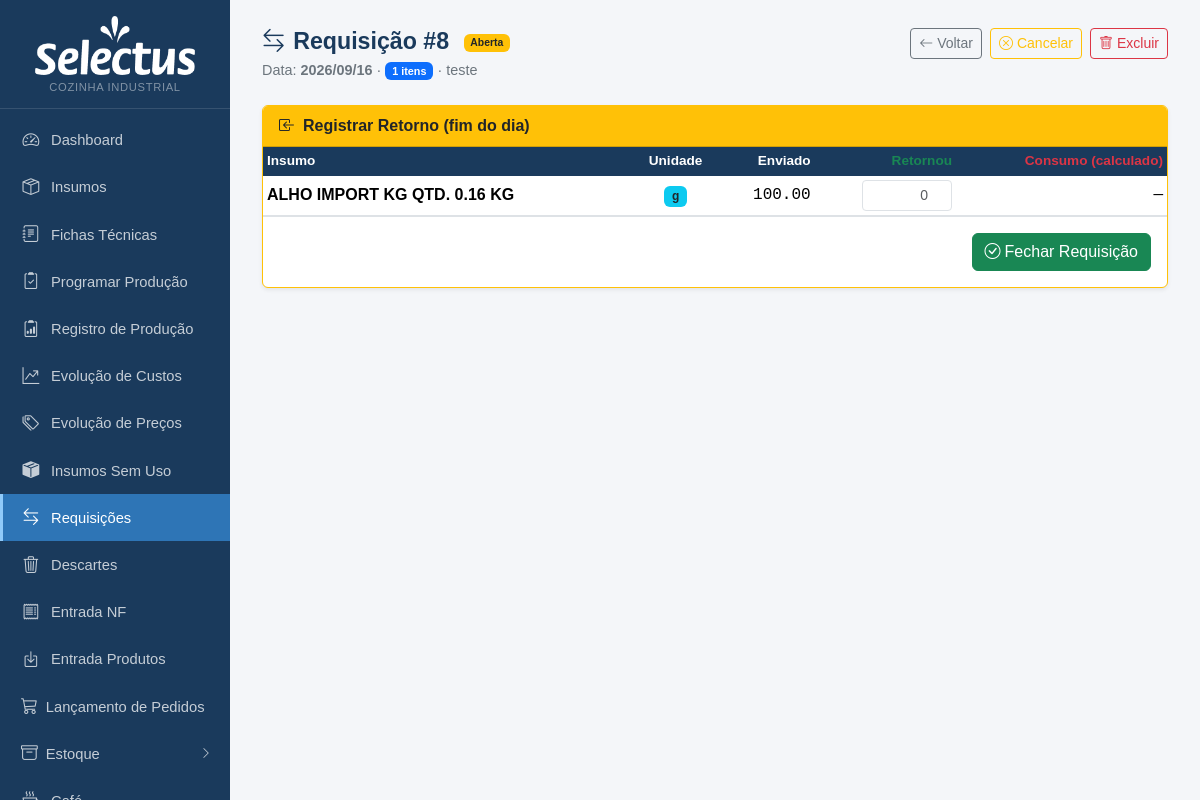
Page /requisicoes/8 on the committed database.
### tables this page shows
CREATE TABLE requisicoes (
            id INTEGER PRIMARY KEY AUTOINCREMENT,
            data TEXT NOT NULL,
            status TEXT NOT NULL DEFAULT 'aberto',
            observacao TEXT,
            criado_em TEXT DEFAULT CURRENT_TIMESTAMP,
            fechado_em TEXT
        , nf_origem_id INTEGER REFERENCES nf_entradas(id));

CREATE TABLE requisicao_itens (
            id INTEGER PRIMARY KEY AUTOINCREMENT,
            requisicao_id INTEGER NOT NULL,
            insumo_id INTEGER NOT NULL,
            qtd_enviada REAL NOT NULL,
            qtd_retornada REAL,
            FOREIGN KEY (requisicao_id) REFERENCES requisicoes(id) ON DELETE CASCADE,
            FOREIGN KEY (insumo_id) REFERENCES insumos(id)
        );

CREATE TABLE insumos (
            id INTEGER PRIMARY KEY AUTOINCREMENT,
            nome TEXT NOT NULL,
            unidade_compra TEXT NOT NULL,
            preco_compra REAL,
            unidade_uso TEXT NOT NULL,
            fator_conversao REAL NOT NULL DEFAULT 1
        , qtd_por_embalagem REAL, unid_embalagem TEXT, produto_vinculado_id INTEGER, estoque_atual REAL DEFAULT 0, estoque_minimo REAL DEFAULT 0, status_revisao_custo TEXT DEFAULT 'nao_revisado', data_revisao_custo TEXT, fornecedor TEXT, aproveitamento REAL NOT NULL DEFAULT 100, status_revisao_nome TEXT DEFAULT 'nao_revisado', observacao TEXT, estoque_central REAL DEFAULT 0, status_revisao_fp TEXT DEFAULT "nao_revisado", categoria TEXT, ep_fornecedor_id INTEGER REFERENCES ep_fornecedores(id), cat1 TEXT);

### app.py (the view)
@app.route('/requisicoes/<int:id>')
def requisicao_ver(id):
    db = get_db()
    req = db.execute('SELECT * FROM requisicoes WHERE id=?', (id,)).fetchone()
    if not req:
        flash('Requisição não encontrada.', 'danger')
        db.close()
        return redirect(url_for('requisicoes_lista'))
    itens = db.execute('''
        SELECT ri.id, ri.qtd_enviada, ri.qtd_retornada,
               i.id as insumo_id, i.nome, i.unidade_uso
        FROM requisicao_itens ri
        JOIN insumos i ON i.id = ri.insumo_id
        WHERE ri.requisicao_id = ?
        ORDER BY i.nome COLLATE NOCASE
    ''', (id,)).fetchall()
    db.close()
    return render_template('requisicao_ver.html', req=req, itens=itens)

### app.py (called while the page is built)
def get_db():
    c = sqlite3.connect(DB)
    c.row_factory = sqlite3.Row
    c.execute("PRAGMA foreign_keys = ON")
    return c

def count_alertas():
    try:
        db = get_db()
        n = db.execute('''SELECT COUNT(*) FROM insumos
                          WHERE estoque_minimo > 0 AND COALESCE(estoque_atual,0) < estoque_minimo''').fetchone()[0]
        db.close()
        return n
    except:
        return 0

@app.context_processor
def inject_alertas():
    try:
        db = get_db()
        n_ped = db.execute("SELECT COUNT(*) FROM pedidos WHERE status='aberto'").fetchone()[0]
        db.close()
    except Exception:
        n_ped = 0
    return dict(n_alertas=count_alertas(), n_pedidos_abertos=n_ped)

### templates/requisicao_ver.html (shortened to what this page needs)
{% extends "base.html" %}
{% block content %}
<div class="page-header d-flex justify-content-between align-items-start">
  <div>
    <h1>
      <i class="bi bi-arrow-left-right me-2"></i>Requisição #{{ req.id }}
      {% if req.status == 'aberto' %}
        <span class="badge bg-warning text-dark ms-2" style="font-size:.65rem;vertical-align:middle">Aberta</span>
      {% elif req.status == 'fechado' %}
        <span class="badge bg-success ms-2" style="font-size:.65rem;vertical-align:middle">Fechada</span>
      {% else %}
        <span class="badge bg-secondary ms-2" style="font-size:.65rem;vertical-align:middle">Cancelada</span>
      {% endif %}
    </h1>
    <p>
      Data: <strong>{{ req.data | replace('-','/') }}</strong>
      · <span class="badge bg-primary">{{ itens|length }} itens</span>
      {% if req.observacao %} · {{ req.observacao }}{% endif %}
    </p>
  </div>
  <div class="d-flex gap-2">
    <a href="{{ url_for('requisicoes_lista') }}" class="btn btn-outline-secondary btn-sm">
      <i class="bi bi-arrow-left me-1"></i>Voltar
    </a>
    {% if req.status == 'aberto' %}
    <form method="post" action="{{ url_for('requisicao_cancelar', id=req.id) }}"
          onsubmit="return confirm('Cancelar requisição e devolver tudo ao estoque?')">
      <button class="btn btn-outline-warning btn-sm">
        <i class="bi bi-x-circle me-1"></i>Cancelar
      </button>
    </form>
    {% endif %}
    <form method="post" action="{{ url_for('requisicao_excluir', id=req.id) }}"
          onsubmit="return confirm('Excluir requisição? O estoque será restaurado.')">
      <button class="btn btn-outline-danger btn-sm">
        <i class="bi bi-trash me-1"></i>Excluir
      </button>
    </form>
  </div>
</div>
{% if req.status == 'aberto' %}
<div class="card shadow-sm mb-3 border-warning">
  <div class="card-header bg-warning text-dark fw-semibold">
    <i class="bi bi-box-arrow-in-left me-2"></i>Registrar Retorno (fim do dia)
  </div>
  <div class="card-body p-0">
    <form method="post" action="{{ url_for('requisicao_fechar', id=req.id) }}">
      <table class="table table-sm table-hover mb-0 align-middle">
        <thead>
          <tr>
            <th>Insumo</th>
            <th class="text-center">Unidade</th>
            <th class="text-end">Enviado</th>
            <th class="text-end text-success fw-bold">Retornou</th>
            <th class="text-end text-danger fw-bold">Consumo (calculado)</th>
          </tr>
        </thead>
        <tbody>
          {% for it in itens %}
          <tr>
            <td class="fw-semibold">{{ it.nome }}</td>
            <td class="text-center"><span class="badge bg-info text-dark">{{ it.unidade_uso }}</span></td>
            <td class="text-end font-monospace">{{ '%.2f'|format(it.qtd_enviada) }}</td>
            <td class="text-end">
              <input type="number" name="qtd_retornada" min="0" step="0.01"
                     max="{{ it.qtd_enviada }}" placeholder="0"
                     class="form-control form-control-sm ret-input d-inline-block consumo-input"
                     data-enviado="{{ it.qtd_enviada }}"
                     oninput="calcConsumo(this)">
            </td>
            <td class="text-end font-monospace consumo-cell">—</td>
          </tr>
          {% endfor %}
        </tbody>
      </table>
      <div class="p-3 text-end border-top">
        <button type="submit" class="btn btn-success">
          <i class="bi bi-check-circle me-1"></i>Fechar Requisição
        </button>
      </div>
    </form>
  </div>
</div>
{% endif %}
{% endblock %}

### templates/requisicao_ver.html (style rules this page uses)
.ret-input { width:90px; text-align:right; }

### rows in the picture
requisicoes: id "8", data "2026/09/16", observacao "teste"
requisicao_itens: nome "ALHO IMPORT KG QTD. 0.16 KG", unidade_uso "g", qtd_enviada "100.00"

### other values in the picture
{{ itens|length }} "1"
